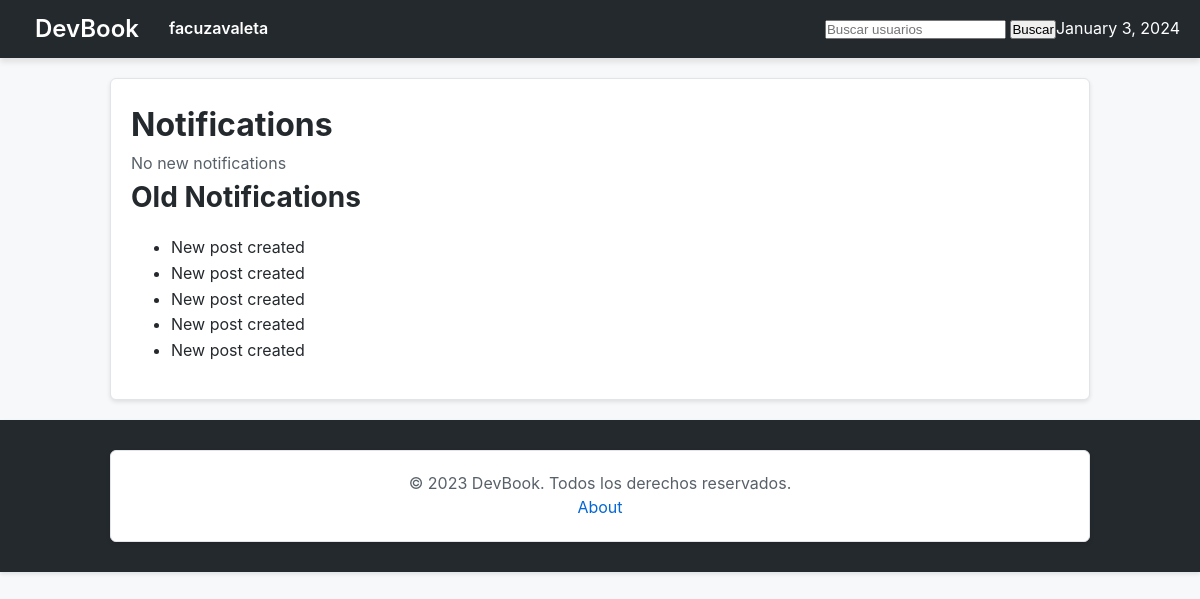
Screenshot of /facuzavaleta/notifications/ (signed in) with the database file from the repository.
### users/models.py (models this page shows, shortened)
class CustomUser(AbstractUser):
    email = models.EmailField(unique=True)
    bio = models.TextField(max_length=500, blank=True)
    image = models.ImageField(upload_to='profile_images/', null=True, blank=True)
    followers = models.ManyToManyField('self', symmetrical=False, related_name='following', blank=True)

### notifications/models.py (models this page shows, shortened)
class notification(models.Model):
    user = models.ForeignKey(CustomUser, on_delete=models.CASCADE, related_name='notifications')
    message = models.TextField()
    is_read = models.BooleanField(default=False)
    created_at = models.DateTimeField(auto_now_add=True)

### notifications/views.py (the view)
# urls.py: path('', notifications_index, name='notifications_index'),
def notifications_index(request, username):
    notifications = notification.objects.filter(user=request.user)
    unread_notifications = notifications.filter(is_read=False)
    unread_notifications.update(is_read=True)
    return render(request, 'notifications/notifications_index.html', {'notifications': notifications, 'unread_notifications': unread_notifications,})

### devbook/context_processors.py (called while the page is built)
def current_datetime(request):
    return {'current_datetime': datetime.now()}

### notifications/templates/notifications/notifications_index.html
{% extends "base.html" %}
{% block page_content %}
    <h1>Notifications</h1>
    {% if unread_notifications %}
        <h2>New Notifications</h2>
        <ul>
            {% for notification in unread_notifications %}
                <li>{{ notification.message }}</li>
            {% endfor %}
        </ul>
    {% else %}
        <p>No new notifications</p>
    {% endif %}
    <h2>Old Notifications</h2>
    <ul>
        {% for notification in notifications %}
            {% if notification.is_read %}
                <li>{{ notification.message }}</li>
            {% endif %}
        {% endfor %}
    </ul>
{% endblock %}

### devbook/templates/base.html (shortened to what this page needs)
<!DOCTYPE html>
<html lang="en">
<head>
    {% load static %}
    <link rel="stylesheet" href="{% static 'css/styles.css' %}">
</head>
<body>
    <nav>
        <div>
            <h1><a href="{% url 'landing' %}">DevBook</a></h1>
            {% if user.is_authenticated %}
                <a href="{% url 'home' username=request.user.username %}">{{ request.user.username }}</a>
            {% endif %}
            <form method="get" action="{% url 'user_search' %}">
                <input type="text" name="q" placeholder="Buscar usuarios">
                <button type="submit">Buscar</button>
            </form>
            <p>{{ current_datetime|date:"F j, Y" }}</p>
        </div>
    </nav>
    <div class="container">
        {% block page_content %}
        {% endblock %}
    </div>
    <footer>
        <div class="container">
            <p>&copy; 2023 DevBook. Todos los derechos reservados.</p>
            <a href="{% url 'about' %}">About</a>
        </div>
    </footer>
</body>
</html>

### static/css/styles.css (style rules this page uses)
body, h1, h2, h3, p, a, button, form, input { margin: 0; padding: 0; box-sizing: border-box; text-decoration: none; }
body { font-family: -apple-system, BlinkMacSystemFont, 'Segoe UI', Roboto, 'Helvetica Neue', Arial, sans-serif; background-color: #f6f8fa; color: #24292e; line-height: 1.6; }
nav { background-color: #24292e; color: #ffffff; padding: 10px 20px; box-shadow: 0 4px 6px rgba(0, 0, 0, 0.1); }
nav div { display: flex; justify-content: space-between; align-items: center; }
nav div a { color: #ffffff; text-decoration: none; margin: 0 15px; font-weight: 600; }
nav div form { margin-left: auto; }
.container { max-width: 980px; margin: 20px auto; background-color: #ffffff; padding: 20px; border: 1px solid #e1e4e8; border-radius: 6px; box-shadow: 0 2px 4px rgba(0, 0, 0, 0.1); }
.container h2 { font-size: 28px; margin-bottom: 15px; color: #24292e; }
.container p { color: #586069; line-height: 1.5; }
.container a { color: #0366d6; text-decoration: none; }
footer { background-color: #24292e; color: #ffffff; padding: 10px 20px; text-align: center; bottom: 0; width: 100%; box-shadow: 0 2px 4px rgba(0, 0, 0, 0.1); box-sizing: border-box; }
footer p { margin: 0; }
.container { margin-bottom: 20px; box-sizing: border-box; }

### rows the page displays
CustomUser: user.username "facuzavaleta"
notification: message "New post created"
notification: message "New post created"
notification: message "New post created"
notification: message "New post created"
notification: message "New post created"
